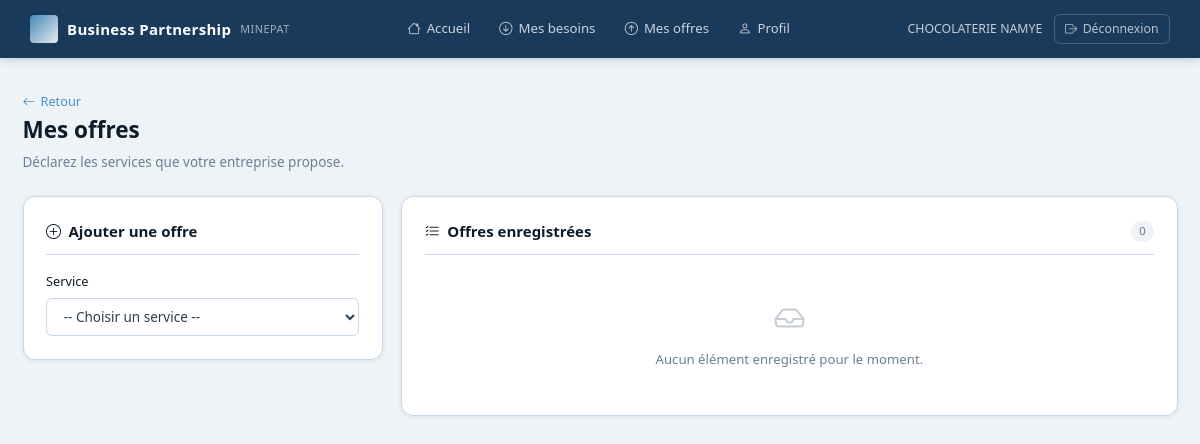
Page /services/offres/ (signed in) on the earlier database version.
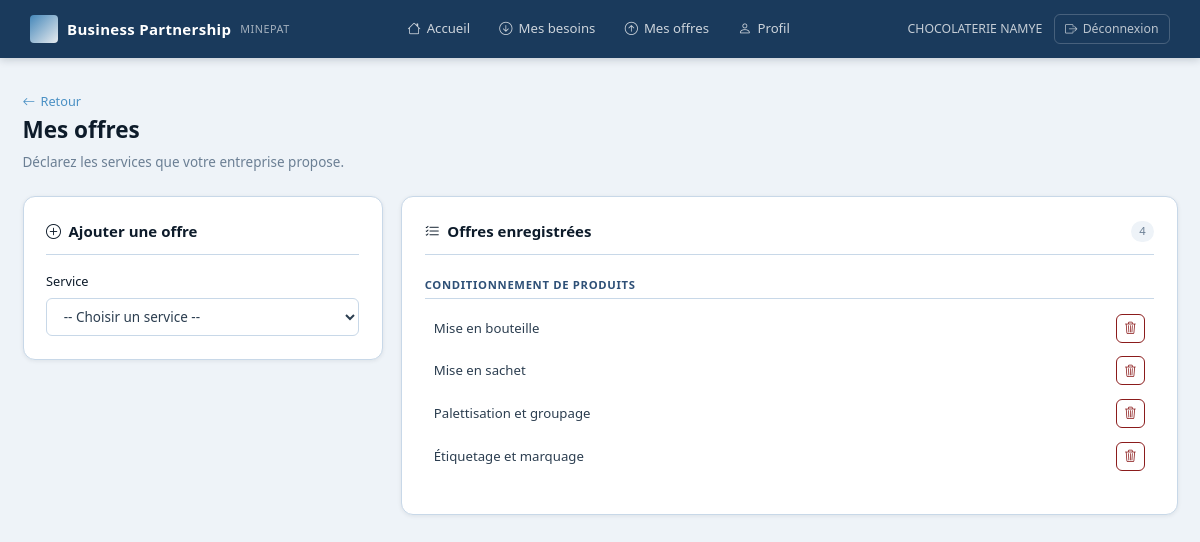
Same page on the later database version.
### entreprises/models.py (models this page shows, shortened)
class Service(models.Model):
    nom_service = models.CharField(max_length=150)
    element = models.CharField(max_length=200)
    description = models.TextField(blank=True, null=True)
    class Meta:
        ordering = ['nom_service', 'element']

class BesoinOffreEntreprise(models.Model):
    entreprise = models.ForeignKey(Entreprise, on_delete=models.CASCADE, related_name='besoins_offres')
    service = models.ForeignKey(Service, on_delete=models.CASCADE, related_name='besoins_offres')
    besoin = models.BooleanField(default=True)
    date_enregistrement = models.DateTimeField(auto_now=True)
    class Meta:
        unique_together = ('entreprise', 'service', 'besoin')

### entreprises/views.py (the view)
# urls.py: path('services/<str:type_relation>/', views.gerer_services, name='gerer_services'),
@login_required
def gerer_services(request, type_relation):
    est_besoin = (type_relation == 'besoins')
    label = "besoins" if est_besoin else "offres"
    relations_actuelles = BesoinOffreEntreprise.objects.filter(
        entreprise=request.user, besoin=est_besoin
    ).select_related('service')
    noms = list(Service.objects.values_list('nom_service', flat=True).distinct().order_by('nom_service'))
    return render(request, 'entreprises/gerer_services.html', {
        'type_relation': type_relation,
        'label': label,
        'est_besoin': est_besoin,
        'relations_actuelles': relations_actuelles,
        'service_names': json.dumps(noms),
    })

### templates/entreprises/gerer_services.html (shortened to what this page needs)
{% extends 'base.html' %}
{% block content %}
<div class="page-layout">
  <div class="page-header">
    <div>
      <a href="{% url 'dashboard' %}" class="back-link"><i class="bi bi-arrow-left"></i> Retour</a>
      <h1>{% if est_besoin %}Mes besoins{% else %}Mes offres{% endif %}</h1>
      <p>{% if est_besoin %}Sélectionnez les services dont votre entreprise a besoin.{% else %}Déclarez les services que votre entreprise propose.{% endif %}</p>
    </div>
  </div>
  <div class="services-layout">
    <div class="services-form-col">
      <div class="section-card">
        <h2 class="section-title">
          <i class="bi bi-plus-circle"></i>
          {% if est_besoin %}Ajouter un besoin{% else %}Ajouter une offre{% endif %}
        </h2>
        <form method="post" action="{% url 'enregistrer_service' %}" id="service-form">
          <div class="form-group">
            <label>Service</label>
            <select name="nom_service" id="nom_service_select" class="form-control">
              <option value="">-- Choisir un service --</option>
            </select>
          </div>
        </form>
      </div>
    </div>
    <div class="services-current-col">
      <div class="section-card">
        <h2 class="section-title">
          <i class="bi bi-list-check"></i>
          {% if est_besoin %}Besoins enregistrés{% else %}Offres enregistrées{% endif %}
          <span class="count-badge">{{ relations_actuelles.count }}</span>
        </h2>
        {% if relations_actuelles %}
          {% regroup relations_actuelles by service.nom_service as grouped %}
          {% for group in grouped %}
          <div class="service-group">
            <div class="service-group-title">{{ group.grouper }}</div>
            {% for rel in group.list %}
            <div class="service-row">
              <span>{{ rel.service.element }}</span>
              <a href="{% url 'supprimer_service' rel.pk %}" class="btn-danger-sm" onclick="return confirm('Supprimer cet élément ?')">
                <i class="bi bi-trash3"></i>
              </a>
            </div>
            {% endfor %}
          </div>
          {% endfor %}
        {% else %}
          <div class="empty-state">
            <i class="bi bi-inbox"></i>
            <p>Aucun élément enregistré pour le moment.</p>
          </div>
        {% endif %}
      </div>
    </div>
  </div>
</div>
{% endblock %}

Differences in the rows shown:
now on this page (row unchanged): Service: grouper "CONDITIONNEMENT DE PRODUITS"
added BesoinOffreEntreprise: service.element "Mise en bouteille"
added BesoinOffreEntreprise: service.element "Mise en sachet"
added BesoinOffreEntreprise: service.element "Palettisation et groupage"
added BesoinOffreEntreprise: service.element "Étiquetage et marquage"
Other differences:
{{ relations_actuelles.count }}: "0" → "4"
text no longer shown: "Aucun élément enregistré pour le moment."
